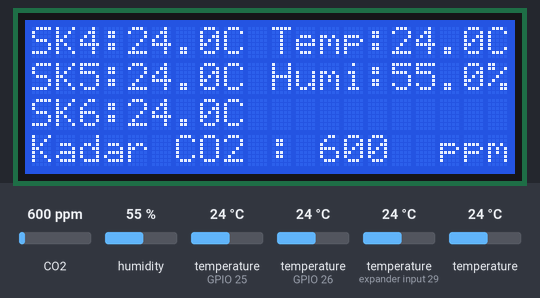
Bench run of a sketch on a simulated ESP32. Shown: 20×4 character LCD. The test bench sets the inputs (shaded band); at power-on: CO2 600 ppm, humidity 55 %, temperature (sensors on GPIO 25, expander input 29, GPIO 26) 24 °C, temperature 24 °C. WiFi joins after 1.5 s; servers stay silent unless stated; no MQTT or app messages arrive unless stated; what the sketch prints to the serial monitor is not drawn.

Above: at 7.3 s.
7.4 s: CO2 set to 452 ppm
At 13.4 s:
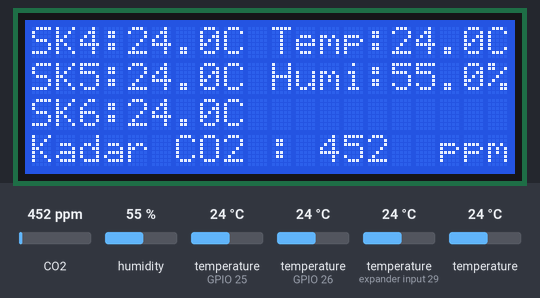
19.0 s: humidity set to 22 %
At 25.6 s:
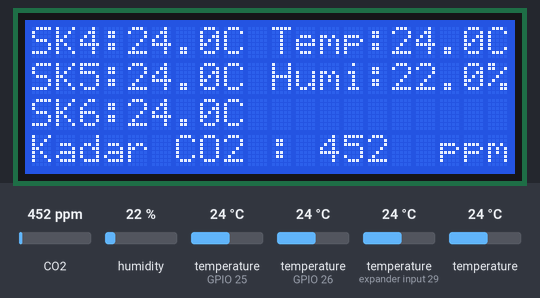
30.6 s: temperature (sensor on GPIO 25) set to 12 °C
At 36.6 s:
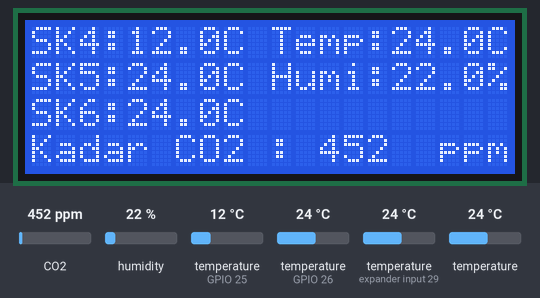
42.2 s: temperature (sensor on expander input 29) set to 12 °C
At 48.8 s:
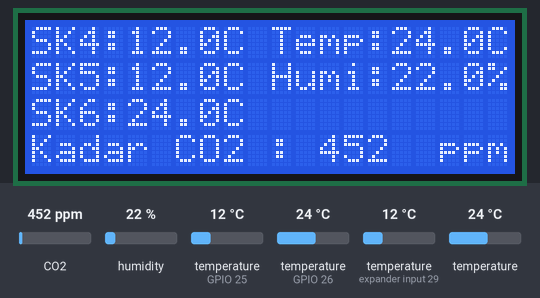
49.6 s: temperature (sensor 225) set to 12 °C
At 54.3 s:
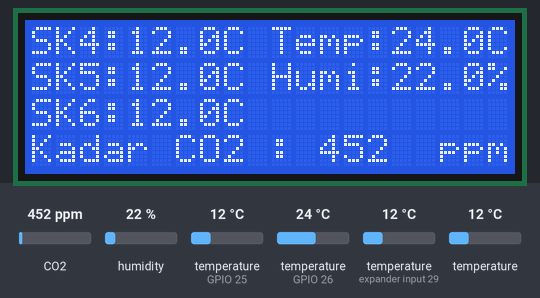
61.2 s: temperature (sensor on GPIO 26) set to 12 °C
At 66.5 s:
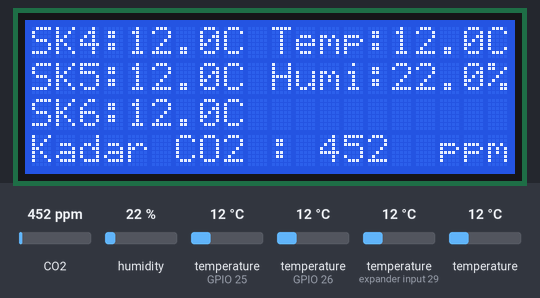
Timing chart, 0 to 68.0 s (numbered marks = the images above; inputs shaded):
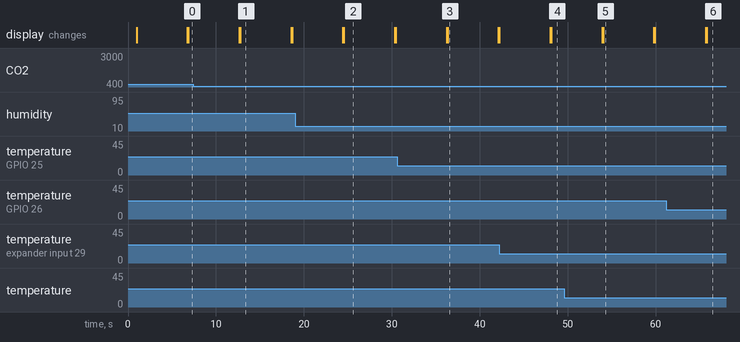

Measured:
- after the input at 7.4 s, the display: first differs from a run without the input after 5.4 s (image 1)
- after the input at 19.0 s, the display: first differs from a run without the input after 5.6 s (image 2)
- after the input at 42.2 s, the display: first differs from a run without the input after 5.9 s (image 4)
- after the input at 49.6 s, the display: first differs from a run without the input after 4.4 s (image 5)
- after the input at 61.2 s, the display: first differs from a run without the input after 4.6 s (image 6)
- what the display in image 1 shows lasts 5.7 s, from 12.8 s to 18.5 s

The sketch:

shed001_monitor2.ino
```cpp
#include <Arduino.h>
#include <OneWire.h>
#include <DallasTemperature.h>
#include <DHT.h>
#include <ArduinoJson.h>
#include <PubSubClient.h>
#include <WiFi.h>
#include <MHZ19.h>
#include <LiquidCrystal_I2C.h>
#include <ESPmDNS.h>
#include <WiFiUdp.h>
#include <ArduinoOTA.h>

#define SSID "SpeedTest"
#define PASS "Test12345"

#define TB_SERVER "iot.abc-server.id"
#define TB_PORT 1883
#define TB_TOKEN "tRBRIOUt3H10IgX9ppsM"

#define RX_PIN 16
#define TX_PIN 17
#define BAUDRATE 9600

#define DS18B20_PIN 25
#define DHT_PIN 26
#define DHT_TYPE DHT22

#define TRANSMISSION_DELAY 600000
#define DISPLAYING_DELAY 5000

OneWire oneWire(DS18B20_PIN);
DallasTemperature sensors(&oneWire);
DeviceAddress probe4 = {0x28, 0xA5, 0xC9, 0x80, 0xE3, 0xE1, 0x3D, 0x70};
DeviceAddress probe5 = {0x28, 0xDD, 0xA, 0x80, 0xE3, 0xE1, 0x3D, 0x25};
DeviceAddress probe6 = {0x28, 0x85, 0xCA, 0x80, 0xE3, 0xE1, 0x3D, 0x88};
DHT dht(DHT_PIN, DHT_TYPE);
LiquidCrystal_I2C lcd(0x27, 20, 4);
MHZ19 myMHZ19;
WiFiClient espClient;
PubSubClient client(espClient);

TaskHandle_t process;
TaskHandle_t transmission;

void setup()
{
  Serial.begin(115200);
  Serial2.begin(BAUDRATE, SERIAL_8N1, RX_PIN, TX_PIN);
  myMHZ19.begin(Serial2);
  myMHZ19.autoCalibration();
  sensors.begin();
  dht.begin();
  lcd.init();
  lcd.backlight();
  lcd.clear();
  connectWiFi();

  ArduinoOTA.setHostname("bwi-001-monitoring-unit-02");

  ArduinoOTA.setPassword("admin");
  ArduinoOTA.begin();

  xTaskCreatePinnedToCore(dataProcessing, "process", 20000, NULL, 1, &process, 0);
  delay(500);

  xTaskCreatePinnedToCore(dataTransmission, "transmission", 20000, NULL, 1, &transmission, 1);
  delay(500);
}

void connectWiFi()
{
  WiFi.begin(SSID, PASS);
}

void connectMQTT()
{
  client.setServer(TB_SERVER, TB_PORT);

  while (!client.connected())
  {
    if (client.connect("bwi-001-monitoring-unit-02", TB_TOKEN, NULL))
    {
      Serial.println("Connected to MQTT");
    }
    else
    {
      Serial.print("Failed, rc=");
      Serial.print(client.state());
      Serial.println(" Retrying in 3 seconds...");
      delay(3000);
    }
  }
}

float roomTemperature()
{
  return dht.readTemperature();
}

float humidity()
{
  return dht.readHumidity();
}

int carbonDioxide()
{
  return myMHZ19.getCO2();
}

void printLCD()
{
  sensors.requestTemperatures();
  lcd.clear();

  lcd.setCursor(0, 0);
  lcd.print("SK4: ");
  lcd.setCursor(4, 0);
  lcd.print(sensors.getTempC(probe4), 1);
  lcd.setCursor(8, 0);
  lcd.print("C");

  lcd.setCursor(0, 1);
  lcd.print("SK5: ");
  lcd.setCursor(4, 1);
  lcd.print(sensors.getTempC(probe5), 1);
  lcd.setCursor(8, 1);
  lcd.print("C");

  lcd.setCursor(0, 2);
  lcd.print("SK6: ");
  lcd.setCursor(4, 2);
  lcd.print(sensors.getTempC(probe6), 1);
  lcd.setCursor(8, 2);
  lcd.print("C");

  lcd.setCursor(10, 0);
  lcd.print("Temp:");
  lcd.setCursor(15, 0);
  lcd.print(roomTemperature(), 1);
  lcd.setCursor(19, 0);
  lcd.print("C");

  lcd.setCursor(10, 1);
  lcd.print("Humi:");
  lcd.setCursor(15, 1);
  lcd.print(humidity(), 1);
  lcd.setCursor(19, 1);
  lcd.print("%");

  lcd.setCursor(0, 3);
  lcd.print("Kadar CO2 : ");
  lcd.setCursor(12, 3);
  lcd.print(carbonDioxide());
  lcd.setCursor(17, 3);
  lcd.print("ppm");
  delay(DISPLAYING_DELAY);
}

void sendData()
{
  sensors.requestTemperatures();
  String topicTelemetry = "v1/devices/me/telemetry";
  String topicAttribute = "v1/devices/me/attributes";

  DynamicJsonDocument doc(512);
  doc["bwi_001_u02_compose_temp4"] = sensors.getTempC(probe4);
  doc["bwi_001_u02_compose_temp5"] = sensors.getTempC(probe5);
  doc["bwi_001_u02_compose_temp6"] = sensors.getTempC(probe6);
  doc["bwi_001_u02_room_temp2"] = roomTemperature();
  doc["bwi_001_u02_humidity2"] = humidity();
  doc["bwi_001_u02_carbon_dioxide2"] = carbonDioxide();

  String payload;
  serializeJson(doc, payload);
  client.publish(topicTelemetry.c_str(), payload.c_str());
  //  client.publish(topicAttribute.c_str(), payload.c_str());
  delay(1000);
}

void dataProcessing(void *parameters)
{

  for (;;)
  {
    printLCD();
  }
}

void dataTransmission(void *parameters)
{
  for (;;)
  {
    if (!client.connected())
    {
      connectMQTT();
    }
    client.loop();
    sendData();
    delay(TRANSMISSION_DELAY);
  }
}

void loop()
{
  ArduinoOTA.handle();
}
```
